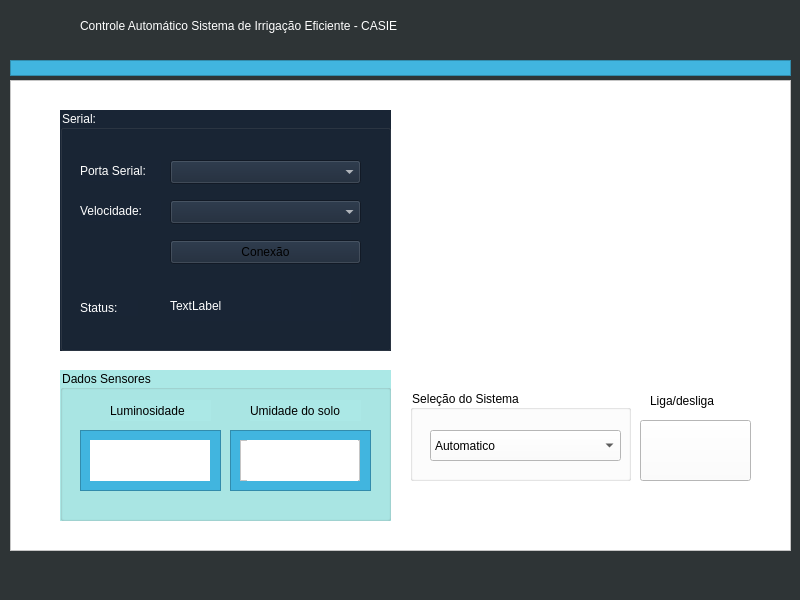
<?xml version="1.0" encoding="UTF-8"?>
<ui version="4.0">
 <class>MainWindow</class>
 <widget class="QMainWindow" name="MainWindow">
  <property name="geometry">
   <rect>
    <x>0</x>
    <y>0</y>
    <width>800</width>
    <height>600</height>
   </rect>
  </property>
  <property name="windowTitle">
   <string>MainWindow</string>
  </property>
  <property name="styleSheet">
   <string notr="true">color: rgb(255, 255, 255);
background-color: rgb(46, 52, 54);</string>
  </property>
  <widget class="QWidget" name="centralwidget">
   <widget class="QFrame" name="frame">
    <property name="geometry">
     <rect>
      <x>10</x>
      <y>60</y>
      <width>781</width>
      <height>16</height>
     </rect>
    </property>
    <property name="styleSheet">
     <string notr="true">background-color: rgb(65, 181, 223);</string>
    </property>
    <property name="frameShape">
     <enum>QFrame::StyledPanel</enum>
    </property>
    <property name="frameShadow">
     <enum>QFrame::Raised</enum>
    </property>
   </widget>
   <widget class="QLabel" name="label">
    <property name="geometry">
     <rect>
      <x>80</x>
      <y>10</y>
      <width>631</width>
      <height>31</height>
     </rect>
    </property>
    <property name="styleSheet">
     <string notr="true">font: 57 18pt &quot;Ubuntu&quot;;</string>
    </property>
    <property name="text">
     <string>Controle Automático Sistema de Irrigação Eficiente - CASIE</string>
    </property>
   </widget>
   <widget class="QFrame" name="frame_3">
    <property name="geometry">
     <rect>
      <x>10</x>
      <y>80</y>
      <width>781</width>
      <height>471</height>
     </rect>
    </property>
    <property name="styleSheet">
     <string notr="true">background-color: rgb(255, 255, 255);</string>
    </property>
    <property name="frameShape">
     <enum>QFrame::StyledPanel</enum>
    </property>
    <property name="frameShadow">
     <enum>QFrame::Raised</enum>
    </property>
    <widget class="QGroupBox" name="groupBox">
     <property name="geometry">
      <rect>
       <x>50</x>
       <y>30</y>
       <width>331</width>
       <height>241</height>
      </rect>
     </property>
     <property name="styleSheet">
      <string notr="true">background-color: rgb(25, 37, 53);
color: rgb(255, 255, 255);
</string>
     </property>
     <property name="title">
      <string>Serial:</string>
     </property>
     <widget class="QLabel" name="txt_portaSerial">
      <property name="geometry">
       <rect>
        <x>20</x>
        <y>50</y>
        <width>81</width>
        <height>21</height>
       </rect>
      </property>
      <property name="styleSheet">
       <string notr="true">color: rgb(255, 255, 255);</string>
      </property>
      <property name="text">
       <string>Porta Serial:</string>
      </property>
     </widget>
     <widget class="QComboBox" name="box_serial">
      <property name="geometry">
       <rect>
        <x>110</x>
        <y>50</y>
        <width>191</width>
        <height>24</height>
       </rect>
      </property>
      <property name="styleSheet">
       <string notr="true">color: rgb(255, 255, 255);</string>
      </property>
     </widget>
     <widget class="QLabel" name="txt_velocidade">
      <property name="geometry">
       <rect>
        <x>20</x>
        <y>90</y>
        <width>81</width>
        <height>21</height>
       </rect>
      </property>
      <property name="styleSheet">
       <string notr="true">color: rgb(255, 255, 255);</string>
      </property>
      <property name="text">
       <string>Velocidade:</string>
      </property>
     </widget>
     <widget class="QComboBox" name="box_velocidade">
      <property name="geometry">
       <rect>
        <x>110</x>
        <y>90</y>
        <width>191</width>
        <height>24</height>
       </rect>
      </property>
      <property name="styleSheet">
       <string notr="true">color: rgb(255, 255, 255);</string>
      </property>
     </widget>
     <widget class="QLabel" name="txt_status">
      <property name="geometry">
       <rect>
        <x>20</x>
        <y>190</y>
        <width>58</width>
        <height>16</height>
       </rect>
      </property>
      <property name="styleSheet">
       <string notr="true">color: rgb(255, 255, 255);</string>
      </property>
      <property name="text">
       <string>Status:</string>
      </property>
     </widget>
     <widget class="QLabel" name="status_conexao">
      <property name="geometry">
       <rect>
        <x>110</x>
        <y>180</y>
        <width>181</width>
        <height>31</height>
       </rect>
      </property>
      <property name="styleSheet">
       <string notr="true">color: rgb(255, 255, 255);</string>
      </property>
      <property name="text">
       <string>TextLabel</string>
      </property>
     </widget>
     <widget class="QPushButton" name="btnPlug">
      <property name="geometry">
       <rect>
        <x>110</x>
        <y>130</y>
        <width>191</width>
        <height>24</height>
       </rect>
      </property>
      <property name="styleSheet">
       <string notr="true">color: rgb(0, 0, 0);</string>
      </property>
      <property name="text">
       <string>Conexão</string>
      </property>
     </widget>
    </widget>
    <widget class="QGroupBox" name="groupBox_2">
     <property name="geometry">
      <rect>
       <x>400</x>
       <y>310</y>
       <width>221</width>
       <height>91</height>
      </rect>
     </property>
     <property name="styleSheet">
      <string notr="true">selection-background-color: rgb(138, 226, 52);
color: rgb(0, 0, 0);
font: 57 12pt &quot;Ubuntu&quot;;</string>
     </property>
     <property name="title">
      <string>Seleção do Sistema</string>
     </property>
     <widget class="QComboBox" name="combo_Sistema">
      <property name="geometry">
       <rect>
        <x>20</x>
        <y>40</y>
        <width>191</width>
        <height>31</height>
       </rect>
      </property>
      <item>
       <property name="text">
        <string>Automatico</string>
       </property>
      </item>
      <item>
       <property name="text">
        <string>Manual</string>
       </property>
      </item>
     </widget>
     <widget class="QLabel" name="label_8">
      <property name="geometry">
       <rect>
        <x>220</x>
        <y>-55</y>
        <width>191</width>
        <height>71</height>
       </rect>
      </property>
      <property name="styleSheet">
       <string notr="true"/>
      </property>
      <property name="text">
       <string>Desacionamento da válvula</string>
      </property>
     </widget>
    </widget>
    <widget class="QGroupBox" name="groupBox_3">
     <property name="geometry">
      <rect>
       <x>50</x>
       <y>290</y>
       <width>331</width>
       <height>151</height>
      </rect>
     </property>
     <property name="styleSheet">
      <string notr="true">background-color: rgb(171, 232, 230);
color: rgb(0, 0, 0);</string>
     </property>
     <property name="title">
      <string>Dados Sensores</string>
     </property>
     <widget class="QLabel" name="label_4">
      <property name="geometry">
       <rect>
        <x>50</x>
        <y>30</y>
        <width>101</width>
        <height>21</height>
       </rect>
      </property>
      <property name="text">
       <string>Luminosidade</string>
      </property>
     </widget>
     <widget class="QLabel" name="label_5">
      <property name="geometry">
       <rect>
        <x>190</x>
        <y>30</y>
        <width>111</width>
        <height>21</height>
       </rect>
      </property>
      <property name="text">
       <string>Umidade do solo</string>
      </property>
     </widget>
     <widget class="QFrame" name="frame_2">
      <property name="geometry">
       <rect>
        <x>20</x>
        <y>60</y>
        <width>141</width>
        <height>61</height>
       </rect>
      </property>
      <property name="styleSheet">
       <string notr="true">background-color: rgb(65, 181, 223);</string>
      </property>
      <property name="frameShape">
       <enum>QFrame::StyledPanel</enum>
      </property>
      <property name="frameShadow">
       <enum>QFrame::Raised</enum>
      </property>
      <widget class="QFrame" name="frame_4">
       <property name="geometry">
        <rect>
         <x>10</x>
         <y>10</y>
         <width>120</width>
         <height>41</height>
        </rect>
       </property>
       <property name="styleSheet">
        <string notr="true">background-color: rgb(255, 255, 255);</string>
       </property>
       <property name="frameShape">
        <enum>QFrame::StyledPanel</enum>
       </property>
       <property name="frameShadow">
        <enum>QFrame::Raised</enum>
       </property>
       <widget class="QLabel" name="lbl_LDR">
        <property name="geometry">
         <rect>
          <x>0</x>
          <y>0</y>
          <width>121</width>
          <height>41</height>
         </rect>
        </property>
        <property name="styleSheet">
         <string notr="true">color: rgb(0, 0, 0);
font: 57 16pt &quot;Ubuntu&quot;;</string>
        </property>
        <property name="text">
         <string/>
        </property>
       </widget>
      </widget>
     </widget>
     <widget class="QFrame" name="frame_5">
      <property name="geometry">
       <rect>
        <x>170</x>
        <y>60</y>
        <width>141</width>
        <height>61</height>
       </rect>
      </property>
      <property name="styleSheet">
       <string notr="true">background-color: rgb(65, 181, 223);</string>
      </property>
      <property name="frameShape">
       <enum>QFrame::StyledPanel</enum>
      </property>
      <property name="frameShadow">
       <enum>QFrame::Raised</enum>
      </property>
      <widget class="QFrame" name="frame_8">
       <property name="geometry">
        <rect>
         <x>10</x>
         <y>10</y>
         <width>120</width>
         <height>41</height>
        </rect>
       </property>
       <property name="styleSheet">
        <string notr="true">background-color: rgb(255, 255, 255);</string>
       </property>
       <property name="frameShape">
        <enum>QFrame::StyledPanel</enum>
       </property>
       <property name="frameShadow">
        <enum>QFrame::Raised</enum>
       </property>
       <widget class="QLabel" name="lbl_umidade_solo">
        <property name="geometry">
         <rect>
          <x>7</x>
          <y>0</y>
          <width>111</width>
          <height>41</height>
         </rect>
        </property>
        <property name="styleSheet">
         <string notr="true">color: rgb(0, 0, 0);
font: 57 16pt &quot;Ubuntu&quot;;</string>
        </property>
        <property name="text">
         <string/>
        </property>
       </widget>
      </widget>
     </widget>
    </widget>
    <widget class="QLabel" name="label_3">
     <property name="geometry">
      <rect>
       <x>640</x>
       <y>310</y>
       <width>101</width>
       <height>21</height>
      </rect>
     </property>
     <property name="styleSheet">
      <string notr="true">font: 57 10pt &quot;Ubuntu&quot;;
color: rgb(0, 0, 0);</string>
     </property>
     <property name="text">
      <string>Liga/desliga</string>
     </property>
    </widget>
    <widget class="QPushButton" name="btn_desligarsist">
     <property name="geometry">
      <rect>
       <x>630</x>
       <y>340</y>
       <width>111</width>
       <height>61</height>
      </rect>
     </property>
     <property name="styleSheet">
      <string notr="true">background-image: url(:/Imagens/Imagens/valvula bnt.png);
</string>
     </property>
     <property name="text">
      <string/>
     </property>
    </widget>
    <widget class="QLabel" name="label_9">
     <property name="geometry">
      <rect>
       <x>430</x>
       <y>30</y>
       <width>301</width>
       <height>241</height>
      </rect>
     </property>
     <property name="styleSheet">
      <string notr="true">image: url(:/Imagens/Imagens/CASIE.png);</string>
     </property>
     <property name="text">
      <string/>
     </property>
    </widget>
    <zorder>groupBox_2</zorder>
    <zorder>groupBox</zorder>
    <zorder>groupBox_3</zorder>
    <zorder>label_3</zorder>
    <zorder>btn_desligarsist</zorder>
    <zorder>label_9</zorder>
   </widget>
   <zorder>frame_3</zorder>
   <zorder>frame</zorder>
   <zorder>label</zorder>
  </widget>
  <widget class="QMenuBar" name="menubar">
   <property name="geometry">
    <rect>
     <x>0</x>
     <y>0</y>
     <width>800</width>
     <height>26</height>
    </rect>
   </property>
  </widget>
  <widget class="QStatusBar" name="statusbar"/>
 </widget>
 <resources/>
 <connections/>
</ui>
